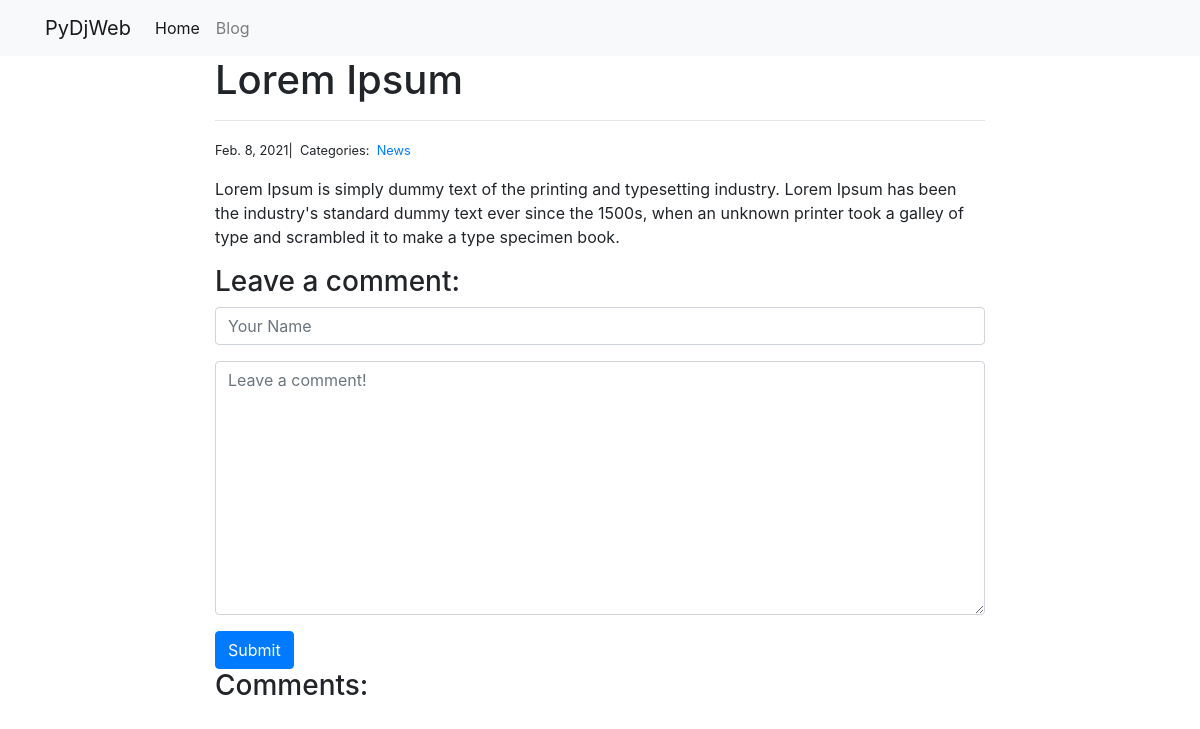
Page /blog/1/ on the committed database.
### blog/models.py (models this page shows, shortened)
class Post(models.Model):
  title = models.CharField(max_length=255)
  body = models.TextField()
  created_on = models.DateTimeField(auto_now_add=True)
  last_modified = models.DateTimeField(auto_now=True)
  categories = models.ManyToManyField(to="Category", related_name="posts")

class Category(models.Model):
  name = models.CharField(max_length=20)

### blog/views.py (the view, shortened to what this page needs)
# urls.py: path("<int:pk>/", views.blog_detail, name="blog_detail"),
def blog_detail(request, pk):
  post = Post.objects.get(pk=pk)
  comments = Comment.objects.filter(post=post)
  form = CommentForm()
  context = {
    "post": post,
    "comments": comments,
    "form": form
  }
  return render(request, "blog_detail.html", context)

### blog/forms.py
class CommentForm(forms.Form):
  author = forms.CharField(
    max_length=60,
    widget=forms.TextInput(
      attrs={
        "class": "form-control",
        "placeholder": "Your Name"
      }
    )
  )
  body = forms.CharField(
    widget=forms.Textarea(
      attrs={
        "class": "form-control",
        "placeholder": "Leave a comment!"
      }
    )
  )

### blog/templates/blog_detail.html (shortened to what this page needs)
{% extends "base.html" %}
{% load static %}
{% block page_content %}
  <div class="col-md-8 offset-md-2">
    <h1>{{ post.title }}</h1>
    <hr>
    <small>
      {{ post.created_on.date }}|&nbsp;
      Categories:&nbsp;
      {% for category in post.categories.all %}
        <a href="{% url 'blog_category' category.name %}">{{ category.name }}</a>&nbsp;
      {% endfor %}
    </small>
    <p>{{ post.body | linebreaks }}</p>
    <h3>Leave a comment:</h3>
    <form action="/blog/{{ post.pk }}/" method="POST">
      <div class="form-group">
        {{ form.author }}
      </div>
      <div class="form-group">
        {{ form.body }}
      </div>
      <button type="submit" class="btn btn-primary">Submit</button>
    </form>
    <h3>Comments:</h3>
  </div>
{% endblock %}

### rows in the picture
Post: title "Lorem Ipsum", created_on "Feb. 8, 2021", body "Lorem Ipsum is simply dummy text of the printing and typesetting industry. Lorem Ipsum has been the industry's standard dummy text ever since the 1500s, when an unknown printer took a galley of type and scrambled it to make a type specimen book."
Category: name "News"
